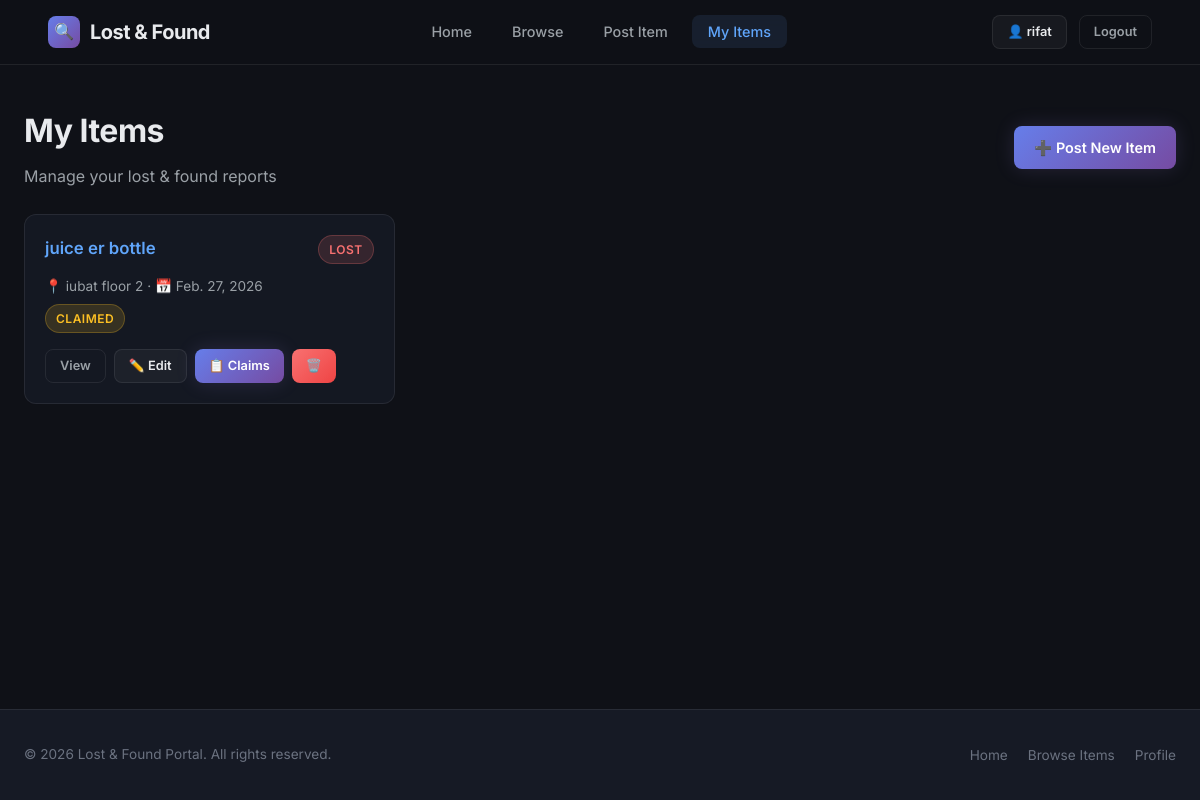
Page /items/my/ (signed in) on the committed database.
### items/models.py (models this page shows, shortened)
class Item(models.Model):
    CATEGORY_CHOICES = [
        ('electronics', 'Electronics'),
        ('documents', 'Documents'),
        ('clothing', 'Clothing'),
        ('accessories', 'Accessories'),
        ('keys', 'Keys'),
        ('bags', 'Bags & Wallets'),
        ('others', 'Others'),
    ]
    TYPE_CHOICES = [
        ('lost', 'Lost'),
        ('found', 'Found'),
    ]
    STATUS_CHOICES = [
        ('active', 'Active'),
        ('claimed', 'Claimed'),
        ('closed', 'Closed'),
    ]
    user = models.ForeignKey(User, on_delete=models.CASCADE, related_name='items')
    title = models.CharField(max_length=200)
    description = models.TextField()
    category = models.CharField(max_length=20, choices=CATEGORY_CHOICES, default='others')
    item_type = models.CharField(max_length=10, choices=TYPE_CHOICES)
    location = models.CharField(max_length=200)
    date_reported = models.DateField()
    image = models.ImageField(upload_to='items/', blank=True, null=True)
    status = models.CharField(max_length=10, choices=STATUS_CHOICES, default='active')
    created_at = models.DateTimeField(auto_now_add=True)
    updated_at = models.DateTimeField(auto_now=True)
    class Meta:
        ordering = ['-created_at']
    @property
    def pending_claims_count(self):
        return self.claims.filter(status='pending').count()

### items/views.py (the view)
# urls.py: path('items/my/', views.my_items, name='my_items'),
@login_required
def my_items(request):
    items = Item.objects.filter(user=request.user)
    context = {'items': items}
    return render(request, 'items/my_items.html', context)

### templates/items/my_items.html (shortened to what this page needs)
{% extends 'base.html' %}
{% block content %}
<div class="container">
    <div class="page-header" style="display: flex; justify-content: space-between; align-items: center;">
        <div>
            <h1>My Items</h1>
            <p>Manage your lost & found reports</p>
        </div>
        <a href="{% url 'item_create' %}" class="btn btn-primary">➕ Post New Item</a>
    </div>
    {% if items %}
    <div class="dashboard-grid">
        {% for item in items %}
        <div class="dashboard-card">
            <div class="dashboard-card-header">
                <h3 class="dashboard-card-title">
                    <a href="{% url 'item_detail' pk=item.pk %}">{{ item.title }}</a>
                </h3>
                <span class="badge badge-{{ item.item_type }}">{{ item.get_item_type_display }}</span>
            </div>
            <div class="dashboard-card-meta">
                <div>📍 {{ item.location }} · 📅 {{ item.date_reported }}</div>
                <div style="margin-top: 6px;">
                    <span class="badge badge-{{ item.status }}">{{ item.get_status_display }}</span>
                </div>
            </div>
            <div class="dashboard-card-actions">
                <a href="{% url 'item_detail' pk=item.pk %}" class="btn btn-outline btn-sm">View</a>
                <a href="{% url 'item_edit' pk=item.pk %}" class="btn btn-secondary btn-sm">✏️ Edit</a>
                <a href="{% url 'manage_claims' pk=item.pk %}" class="btn btn-primary btn-sm">📋 Claims</a>
                <a href="{% url 'item_delete' pk=item.pk %}" class="btn btn-danger btn-sm">🗑️</a>
            </div>
        </div>
        {% endfor %}
    </div>
    {% endif %}
</div>
{% endblock %}

### templates/base.html (shortened to what this page needs)
{% load static %}
<!DOCTYPE html>
<html lang="en">
<head>
    <link rel="stylesheet" href="{% static 'css/style.css' %}">
</head>
<body>
    <nav class="navbar">
        <div class="container">
            <a href="{% url 'home' %}" class="navbar-brand">
                <span class="brand-icon">🔍</span>
                Lost &amp; Found
            </a>
            <ul class="navbar-links">
                <li><a href="{% url 'home' %}" {% if request.resolver_match.url_name == 'home' %}class="active"{% endif %}>Home</a></li>
                <li><a href="{% url 'item_list' %}" {% if request.resolver_match.url_name == 'item_list' %}class="active"{% endif %}>Browse</a></li>
                {% if user.is_authenticated %}
                <li><a href="{% url 'item_create' %}" {% if request.resolver_match.url_name == 'item_create' %}class="active"{% endif %}>Post Item</a></li>
                <li><a href="{% url 'my_items' %}" {% if request.resolver_match.url_name == 'my_items' %}class="active"{% endif %}>My Items</a></li>
                {% endif %}
            </ul>
            <div class="navbar-auth">
                {% if user.is_authenticated %}
                    <a href="{% url 'profile' %}" class="btn btn-secondary btn-sm">👤 {{ user.username }}</a>
                    <a href="{% url 'logout' %}" class="btn btn-outline btn-sm">Logout</a>
                {% else %}
                    <a href="{% url 'login' %}" class="btn btn-secondary btn-sm">Login</a>
                    <a href="{% url 'register' %}" class="btn btn-primary btn-sm">Sign Up</a>
                {% endif %}
            </div>
        </div>
    </nav>
    <main>
        {% block content %}{% endblock %}
    </main>
    <footer class="footer">
        <div class="container">
            <div class="footer-content">
                <span class="footer-text">© 2026 Lost & Found Portal. All rights reserved.</span>
                <ul class="footer-links">
                    <li><a href="{% url 'home' %}">Home</a></li>
                    <li><a href="{% url 'item_list' %}">Browse Items</a></li>
                    {% if user.is_authenticated %}
                    <li><a href="{% url 'profile' %}">Profile</a></li>
                    {% endif %}
                </ul>
            </div>
        </div>
    </footer>
</body>
</html>

### rows in the picture
Item: title "juice er bottle", item_type "LOST", location "iubat floor 2", date_reported "Feb. 27, 2026", status "CLAIMED"

### other values in the picture
{{ user.username }} "rifat"
